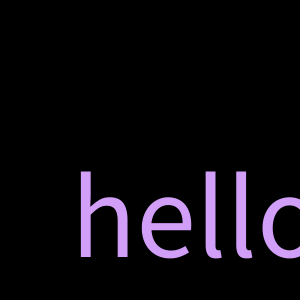
Frame 1 (no input)
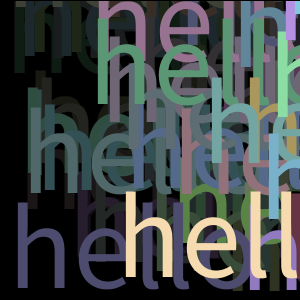
Frame 60 (the mouse pressed at the canvas centre just before this capture)
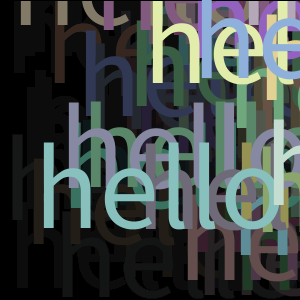
Frame 120 (the mouse held since frame 60 and released just before this capture)

The Processing sketch that drew these frames (run headless with seeded random() and noise(); from frame 60 on, the mouse is pressed at the canvas centre):

// Processing sketch: lab_04_real_hello_world
// ── lab_04_real_hello_world.pde
/*
 * Name: Jane Student
 * ID# : 123456
 * Lab : Real Hello World
 *
 * @author Stephen C. Fornal
 * @author http://mrfornal.net
 * Licensed under Creative Commons (CC BY-SA 3.0)
 * You are free to modify, share, and redistribute this code
 * but you may not charge for it. Please leave the authorship
 * and license information intact.
 *
 */
 
 void setup()
 {
     size(300, 300);
     smooth();
     background(0);
     //Adjust frameRate parameter to change animation speed
     frameRate(10);
 }
 
 void draw()
 {
     //Nice fade effect
     fill(0, 10);
     rect(0, 0, width, height);
     
     //Generate a random color
     float r = random(125, 255);
     float g = random(125, 255);
     float b = random(125, 255);
     
     color c = color(r, g, b);
     fill(c);
     
     float x = random(0, width);
     float y = random(0, height);
     
     textSize(120);
     text("hello", x, y);
 }
